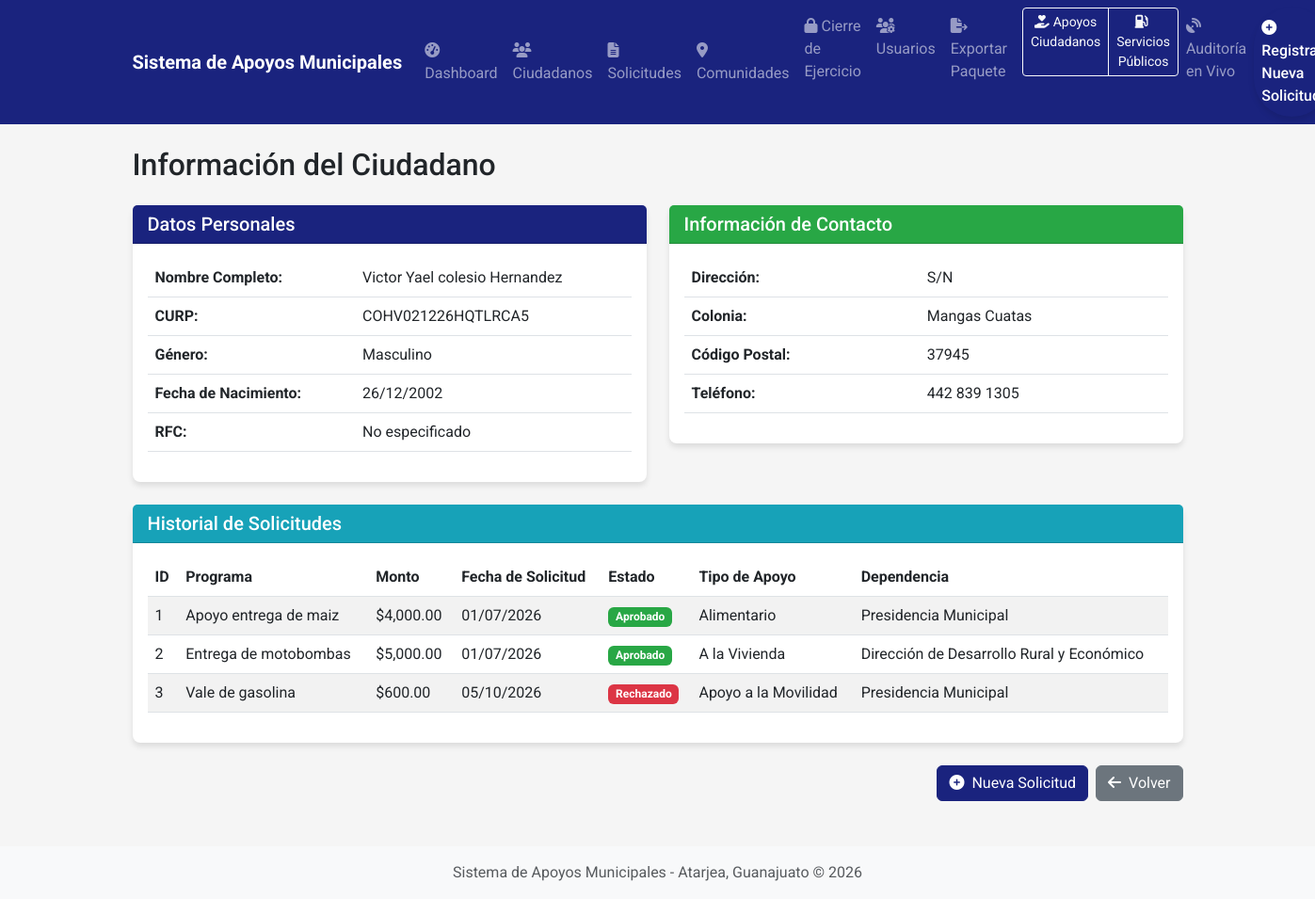
Screenshot of /ciudadano/COHV021226HQTLRCA5 (signed in) with the database file from the repository.
### app/models.py (models this page shows, shortened)
class Ciudadano(db.Model):
    __tablename__ = 'ciudadanos'
    CURP = db.Column(db.String(18), primary_key=True)
    Nombre = db.Column(db.String(100), nullable=False)
    Apellido_Paterno = db.Column(db.String(100), nullable=False)
    Apellido_Materno = db.Column(db.String(100), nullable=True)
    RFC = db.Column(db.String(13), nullable=True)
    Genero = db.Column(db.String(1), nullable=True)
    Fecha_Nacimiento = db.Column(db.Date, nullable=True)
    Direccion = db.Column(db.String(200), nullable=True)
    Telefono = db.Column(db.String(20), nullable=True)
    Colonia = db.Column(db.String(100), nullable=True)
    Codigo_Postal = db.Column(db.String(10), nullable=True)
    Edad = db.Column(db.Integer, nullable=True)
    Discapacidad = db.Column(db.Boolean, default=False)
    solicitudes = db.relationship('Solicitud', backref='ciudadano', lazy=True)

class Solicitud(db.Model):
    __tablename__ = 'solicitudes'
    id = db.Column(db.Integer, primary_key=True)
    folio = db.Column(db.String(20), unique=True, nullable=True)  # Folio único generado automáticamente
    CURP = db.Column(db.String(18), db.ForeignKey('ciudadanos.CURP'), nullable=False)
    Comunidad = db.Column(db.String(100), nullable=False)
    Programa = db.Column(db.String(100), nullable=False)
    Tipo_Apoyo = db.Column(db.String(100), nullable=False, default=TipoApoyoEnum.ALIMENTARIO.value)
    Monto = db.Column(db.Numeric(10, 2), nullable=True)  # Cambiado a Numeric para precisión decimal
    Dependencia = db.Column(db.String(100), nullable=True)  # Campo legacy
    dependencia_id = db.Column(db.Integer, db.ForeignKey('dependencias.id'), nullable=True)
    usuario_id = db.Column(db.Integer, db.ForeignKey('usuarios.id'), nullable=True)
    Fecha_Solicitud = db.Column(db.DateTime, default=datetime.utcnow)
    Estatus = db.Column(db.String(20), default=EstatusEnum.PENDIENTE.value)
    usuario_autorizador = db.Column(db.Integer, db.ForeignKey('usuarios.id'), nullable=True)
    puesto_autorizador = db.Column(db.String(100), nullable=True)
    usuario = db.relationship('Usuario', foreign_keys=[usuario_id], backref='solicitudes_creadas')
    autorizador = db.relationship('Usuario', foreign_keys=[usuario_autorizador], backref='solicitudes_autorizadas')
    adjuntos = db.relationship('AdjuntoSolicitud', backref='solicitud_relacion', lazy=True, cascade="all, delete-orphan")

### app/routes.py (the view)
@main.route('/ciudadano/<curp>')
@login_required
def ver_ciudadano(curp):
    try:
        ciudadano = Ciudadano.query.get_or_404(curp)
        solicitudes = Solicitud.query.filter_by(CURP=curp).all()
        return render_template('ciudadano.html', ciudadano=ciudadano, solicitudes=solicitudes)
    except Exception as e:
        db.session.rollback()
        current_app.logger.error(f"Error al consultar ciudadano {curp}: {str(e)}")
        flash('No se pudo cargar la información de este ciudadano.', 'danger')
        return redirect(url_for('main.lista_ciudadanos'))

### app/models.py (called while the page is built)
    def es_admin(self):
        return (self.rol or '').lower() == RolUsuario.ADMIN.value.lower()

    def es_servicios_publicos(self):
        return (self.rol or '').lower() == RolUsuario.SERVICIOS_PUBLICOS.value.lower()

    def puede_cerrar_ejercicio(self):
        return self.es_admin() or self.es_presidente()

### templates/ciudadano.html
{% extends "layout.html" %}
{% block content %}
<div class="container mt-4">
    <h2 class="mb-4">Información del Ciudadano</h2>
    <div class="row">
        <div class="col-md-6">
            <div class="card mb-4">
                <div class="card-header bg-primary text-white">
                    <h5 class="mb-0">Datos Personales</h5>
                </div>
                <div class="card-body">
                    <table class="table">
                        <tr>
                            <th>Nombre Completo:</th>
                            <td>{{ ciudadano.Nombre }} {{ ciudadano.Apellido_Paterno }} {{ ciudadano.Apellido_Materno or '' }}</td>
                        </tr>
                        <tr>
                            <th>CURP:</OrderEbsDto</th>
                            <td>{{ ciudadano.CURP }}</td>
                        </tr>
                        <tr>
                            <th>Género:</th>
                            <td>{{ "Femenino" if ciudadano.Genero == "F" else "Masculino" }}</td>
                        </tr>
                        <tr>
                            <th>Fecha de Nacimiento:</th>
                            <td>{{ ciudadano.Fecha_Nacimiento.strftime('%d/%m/%Y') if ciudadano.Fecha_Nacimiento else 'No especificado' }}</td>
                        </tr>
                        <tr>
                            <th>RFC:</th>
                            <td>{{ ciudadano.RFC or 'No especificado' }}</td>
                        </tr>
                    </table>
                </div>
            </div>
        </div>
        <div class="col-md-6">
            <div class="card mb-4">
                <div class="card-header bg-success text-white">
                    <h5 class="mb-0">Información de Contacto</h5>
                </div>
                <div class="card-body">
                    <table class="table">
                        <tr>
                            <th>Dirección:</th>
                            <td>{{ ciudadano.Direccion or 'No especificado' }}</td>
                        </tr>
                        <tr>
                            <th>Colonia:</th>
                            <td>{{ ciudadano.Colonia or 'No especificado' }}</td>
                        </tr>
                        <tr>
                            <th>Código Postal:</th>
                            <td>{{ ciudadano.Codigo_Postal or 'No especificado' }}</td>
                        </tr>
                        <tr>
                            <th>Teléfono:</th>
                            <td>{{ ciudadano.Telefono or 'No especificado' }}</td>
                        </tr>
                    </table>
                </div>
            </div>
        </div>
    </div>
    <div class="card mb-4">
        <div class="card-header bg-info text-white">
            <h5 class="mb-0">Historial de Solicitudes</h5>
        </div>
        <div class="card-body">
            <div class="table-responsive">
                <table class="table table-striped">
                    <thead>
                        <tr>
                            <th>ID</th>
                            <th>Programa</th>
                            <th>Monto</th>
                            <th>Fecha de Solicitud</th>
                            <th>Estado</th>
                            <th>Tipo de Apoyo</th>
                            <th>Dependencia</th>
                        </tr>
                    </thead>
                    <tbody>
                        {% for solicitud in solicitudes %}
                        <tr>
                            <td>{{ solicitud.id }}</td>
                            <td>{{ solicitud.Programa }}</td>
                            <td>${{ "{:,.2f}".format(solicitud.Monto) if solicitud.Monto else '$0.00' }}</td>
                            <td>{{ solicitud.Fecha_Solicitud.strftime('%d/%m/%Y') if solicitud.Fecha_Solicitud else 'N/A' }}</td>
                            <td>
                                <span class="badge {% if solicitud.Estatus == 'Aprobado' %}bg-success{% elif solicitud.Estatus == 'Rechazado' %}bg-danger{% else %}bg-warning{% endif %}">
                                    {{ solicitud.Estatus }}
                                </span>
                            </td>
                            <td>{{ solicitud.Tipo_Apoyo }}</td>
                            <td>{{ solicitud.Dependencia or 'No asignada' }}</td>
                        </tr>
                        {% else %}
                        <tr>
                            <td colspan="7" class="text-center">No hay solicitudes registradas para este ciudadano</td>
                        </tr>
                        {% endfor %}
                    </tbody>
                </table>
            </div>
        </div>
    </div>
    <div class="d-grid gap-2 d-md-flex justify-content-md-end">
        <a href="{{ url_for('main.solicitar_apoyo') }}" class="btn btn-primary">
            <i class="fas fa-plus-circle me-2"></i>Nueva Solicitud
        </a>
        <a href="{{ url_for('main.dashboard') }}" class="btn btn-secondary">
            <i class="fas fa-arrow-left me-2"></i>Volver
        </a>
    </div>
</div>
{% endblock %}

### templates/layout.html (style rules this page uses)
body { background-color: #f5f5f5; font-family: 'Roboto', sans-serif; }
.card { border-radius: 8px; box-shadow: 0 4px 6px rgba(0, 0, 0, 0.1); margin-bottom: 1.5rem; border: none; }
.card-header { border-radius: 8px 8px 0 0; font-weight: 500; }
.bg-primary { background-color: #1a237e !important; }
.bg-success { background-color: #28a745 !important; }
.bg-info { background-color: #17a2b8 !important; }
.btn-primary { background-color: #1a237e; border-color: #1a237e; }

### rows the page displays
Ciudadano: Nombre "Victor Yael", Apellido_Paterno "colesio", Apellido_Materno "Hernandez", CURP "COHV021226HQTLRCA5", Genero "Masculino", Fecha_Nacimiento "26/12/2002", RFC "No especificado", Direccion "S/N", Colonia "Mangas Cuatas", Codigo_Postal "37945", Telefono "442 839 1305"
Solicitud: id "1", Programa "Apoyo entrega de maiz", Monto "4,000.00", Fecha_Solicitud "01/07/2026", Estatus "Aprobado", Tipo_Apoyo "Alimentario", Dependencia "Presidencia Municipal"
Solicitud: id "2", Programa "Entrega de motobombas", Monto "5,000.00", Fecha_Solicitud "01/07/2026", Estatus "Aprobado", Tipo_Apoyo "A la Vivienda", Dependencia "Dirección de Desarrollo Rural y Económico"
Solicitud: id "3", Programa "Vale de gasolina", Monto "600.00", Fecha_Solicitud "05/10/2026", Estatus "Rechazado", Tipo_Apoyo "Apoyo a la Movilidad", Dependencia "Presidencia Municipal"
